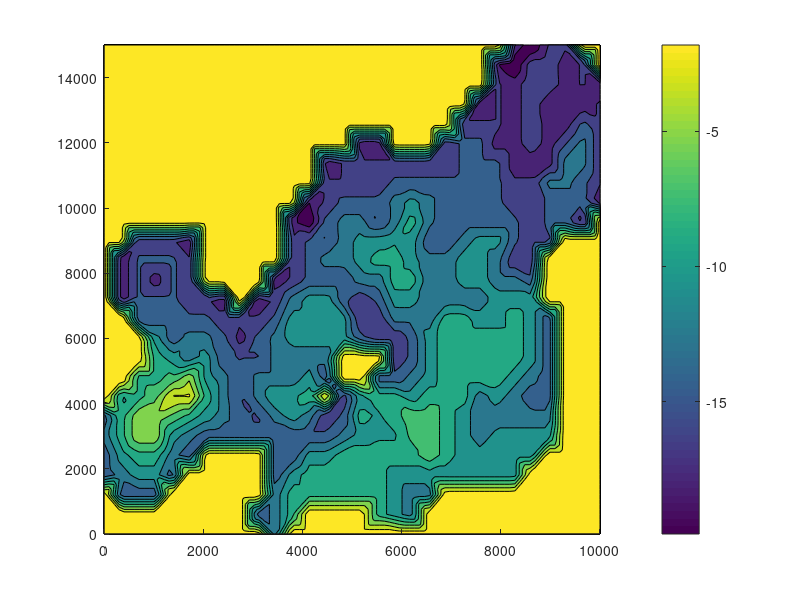

Reproduce this figure in MATLAB.
full_size_x = 10000;
full_size_y = 15000;
full_size_z = 36;
x_max = 30-1;
y_max = 26-1;
z_max = 10-1;

hold on;

data = csvread('cropped_coords.csv');
x = data(:, 1); % Extracts the first column
y = data(:, 2); % Extracts the second column
z = data(:, 3); % Extracts the third column

% Added a layer of 0 values
% Determine the full range of x and y values
minX = min(x);
maxX = max(x);
minY = min(y);
maxY = max(y);
% Generate all combinations of x and y within their range
[Xgrid, Ygrid] = meshgrid(minX:maxX, minY:maxY);
Xgrid = Xgrid(:);
Ygrid = Ygrid(:);
Zgrid = zeros(size(Xgrid)); % Initialize Z values to 0
% Combine the new (x, y, 0) pairs with the original data
newData = [Xgrid, Ygrid, Zgrid];
combinedData = [data; newData];
x = combinedData(:, 1);
y = combinedData(:, 2);
z = combinedData(:, 3);

% Fitting the scale
x = x*full_size_x/x_max;
y = y*full_size_y/y_max;
z = z*full_size_z/z_max;

% Not quite what we want
% plot(x, y);
% xlabel('x'); % Label for x-axis
% ylabel('y'); % Label for y-axis
% title('2D Plot of x vs. y'); % Title of the plot

% Scatter
% scatter3(x, y, z);
% xlabel('x'); % Label for x-axis
% ylabel('y'); % Label for y-axis
% zlabel('z'); % Label for z-axis
% title('3D Scatter Plot of x, y, z'); % Title of the plot

% Failed to create surface
% surf(x, y, z); % Creates the surface plot
% xlabel('x');
% ylabel('y');
% zlabel('z');
% title('Surface Plot');

% Surface with average
% uniqueXY = unique([x, y], 'rows'); % Find unique (x, y) pairs
% aggregatedZ = arrayfun(@(i) mean(z(all([x, y] == uniqueXY(i,:), 2))), 1:size(uniqueXY, 1));
% % Now you can plot aggregatedZ against the unique (x, y) pairs
% [xq, yq] = meshgrid(linspace(min(x), max(x), 100), linspace(min(y), max(y), 100)); % Create a grid
% zq = griddata(uniqueXY(:,1), uniqueXY(:,2), aggregatedZ, xq, yq); % Interpolate z values on the grid
% surf(xq, yq, zq); % Plot

% 3D scatter with colors
% scatter3(x, y, z, 5, z, 'filled'); % The '5' sets the marker size, and 'z' sets the color
% xlabel('x');
% ylabel('y');
% zlabel('z');
% title('3D Scatter Plot Showing Multiple z Values for Each (x, y)');
% colorbar; % Adds a color bar to interpret the colors

% Create zero layer
% % Step 1: Create a full grid of (x, y) pairs
% [xq, yq] = meshgrid(linspace(min(x), max(x), 100), linspace(min(y), max(y), 100));
% % Step 2: Initialize zq with zeros (or another placeholder value)
% zq = zeros(size(xq));
% % Step 3: Overlay actual aggregated data on top of the placeholder grid
% % First, find unique (x, y) pairs and calculate aggregatedZ as before
% uniqueXY = unique([x, y], 'rows');
% aggregatedZ = arrayfun(@(i) mean(z(all([x, y] == uniqueXY(i,:), 2))), 1:size(uniqueXY, 1));
% % Then, use griddata to interpolate only for these unique (x, y) pairs
% % This will overwrite the placeholder values in zq with actual data where available
% zq = griddata(uniqueXY(:,1), uniqueXY(:,2), aggregatedZ, xq, yq, 'linear', NaN);
% % Plotting
% contourf(xq, yq, zq); % Creates a filled contour plot
% colorbar; % Shows the scale of values

% Contour with average
uniqueXY = unique([x, y], 'rows'); % Find unique (x, y) pairs
aggregatedZ = arrayfun(@(i) mean(z(all([x, y] == uniqueXY(i,:), 2))), 1:size(uniqueXY, 1));
% Now you can plot aggregatedZ against the unique (x, y) pairs
[xq, yq] = meshgrid(linspace(min(x), max(x), 100), linspace(min(y), max(y), 100)); % Create a grid
zq = griddata(uniqueXY(:,1), uniqueXY(:,2), aggregatedZ, xq, yq); % Interpolate z values on the grid
contourf(xq, yq, zq); % Creates a filled contour plot
colorbar; % Shows the scale of values

% Contour with average improved
% % Assuming x, y, and z are column vectors of the same length
% uniqueXY = unique([x, y], 'rows'); % Find unique (x, y) pairs
% % Preallocate aggregatedZ for efficiency
% aggregatedZ = zeros(size(uniqueXY, 1), 1);
% % Iterate over each unique (x, y) pair to find and average corresponding z values
% for i = 1:size(uniqueXY, 1)
%     mask = x == uniqueXY(i,1) & y == uniqueXY(i,2); % Logical index for matching (x, y) pairs
%     aggregatedZ(i) = mean(z(mask)); % Average z values for the current unique (x, y) pair
% end
% % Continue with grid and interpolation as before
% [xq, yq] = meshgrid(linspace(min(x), max(x), 100), linspace(min(y), max(y), 100)); % Create a grid
% zq = griddata(uniqueXY(:,1), uniqueXY(:,2), aggregatedZ, xq, yq); % Interpolate z values on the grid
% contourf(xq, yq, zq); % Creates a filled contour plot
% colorbar; % Shows the scale of values

% Contour with average improved 2
% % Assuming x, y, and z are column vectors of the same length
% uniqueXY = unique([x, y], 'rows'); % Find unique (x, y) pairs
% % Preallocate aggregatedZ for efficiency
% aggregatedZ = zeros(size(uniqueXY, 1), 1);
% % Iterate over each unique (x, y) pair to find and average corresponding z values
% for i = 1:size(uniqueXY, 1)
%     mask = x == uniqueXY(i,1) & y == uniqueXY(i,2); % Logical index for matching (x, y) pairs
%     aggregatedZ(i) = mean(z(mask)); % Average z values for the current unique (x, y) pair
% end
% % Continue with grid and interpolation as before
% [xq, yq] = meshgrid(linspace(min(x), max(x), 100), linspace(min(y), max(y), 100)); % Create a grid
% zq = griddata(uniqueXY(:,1), uniqueXY(:,2), aggregatedZ, xq, yq); % Interpolate z values on the grid
% % After calculating zq with griddata
% mask = griddata(uniqueXY(:,1), uniqueXY(:,2), aggregatedZ, xq, yq, 'nearest'); % Interpolate but keep 'nearest' for masking
% zq(isnan(mask)) = NaN; % Set zq to NaN where mask is NaN (i.e., no nearby original data points)
% % Now, plotting with NaNs in zq will leave gaps in the contour plot
% contourf(xq, yq, zq); % Creates a filled contour plot with gaps
% colorbar; % Shows the scale of values

% Mesh plot with average
% uniqueXY = unique([x, y], 'rows'); % Find unique (x, y) pairs
% aggregatedZ = arrayfun(@(i) mean(z(all([x, y] == uniqueXY(i,:), 2))), 1:size(uniqueXY, 1));
% % Now you can plot aggregatedZ against the unique (x, y) pairs
% [xq, yq] = meshgrid(linspace(min(x), max(x), 100), linspace(min(y), max(y), 100)); % Create a grid
% zq = griddata(uniqueXY(:,1), uniqueXY(:,2), aggregatedZ, xq, yq); % Interpolate z values on the grid
% mesh(xq, yq, zq); % X, Y, and Z should be matrices
% xlabel('x'), ylabel('y'), zlabel('z');
% title('Mesh Plot');

% Waterfall with average
% uniqueXY = unique([x, y], 'rows'); % Find unique (x, y) pairs
% aggregatedZ = arrayfun(@(i) mean(z(all([x, y] == uniqueXY(i,:), 2))), 1:size(uniqueXY, 1));
% % Now you can plot aggregatedZ against the unique (x, y) pairs
% [xq, yq] = meshgrid(linspace(min(x), max(x), 100), linspace(min(y), max(y), 100)); % Create a grid
% zq = griddata(uniqueXY(:,1), uniqueXY(:,2), aggregatedZ, xq, yq); % Interpolate z values on the grid
% waterfall(xq, yq, zq);
% xlabel('x'), ylabel('y'), zlabel('z');
% title('Waterfall Plot');

hold off;